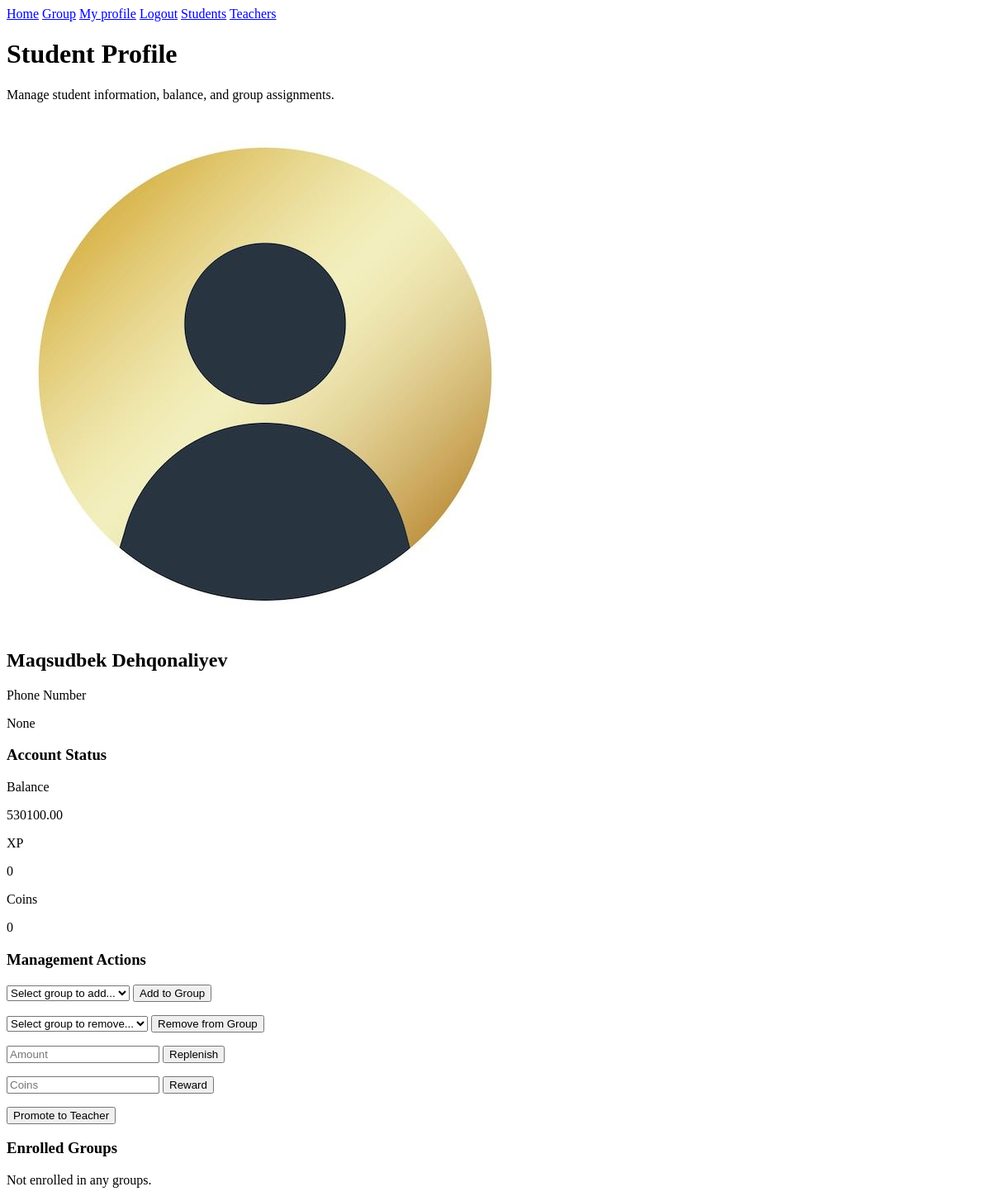
The page /manager/student-profile/dehkonaliev (signed in) on the database as committed earlier.
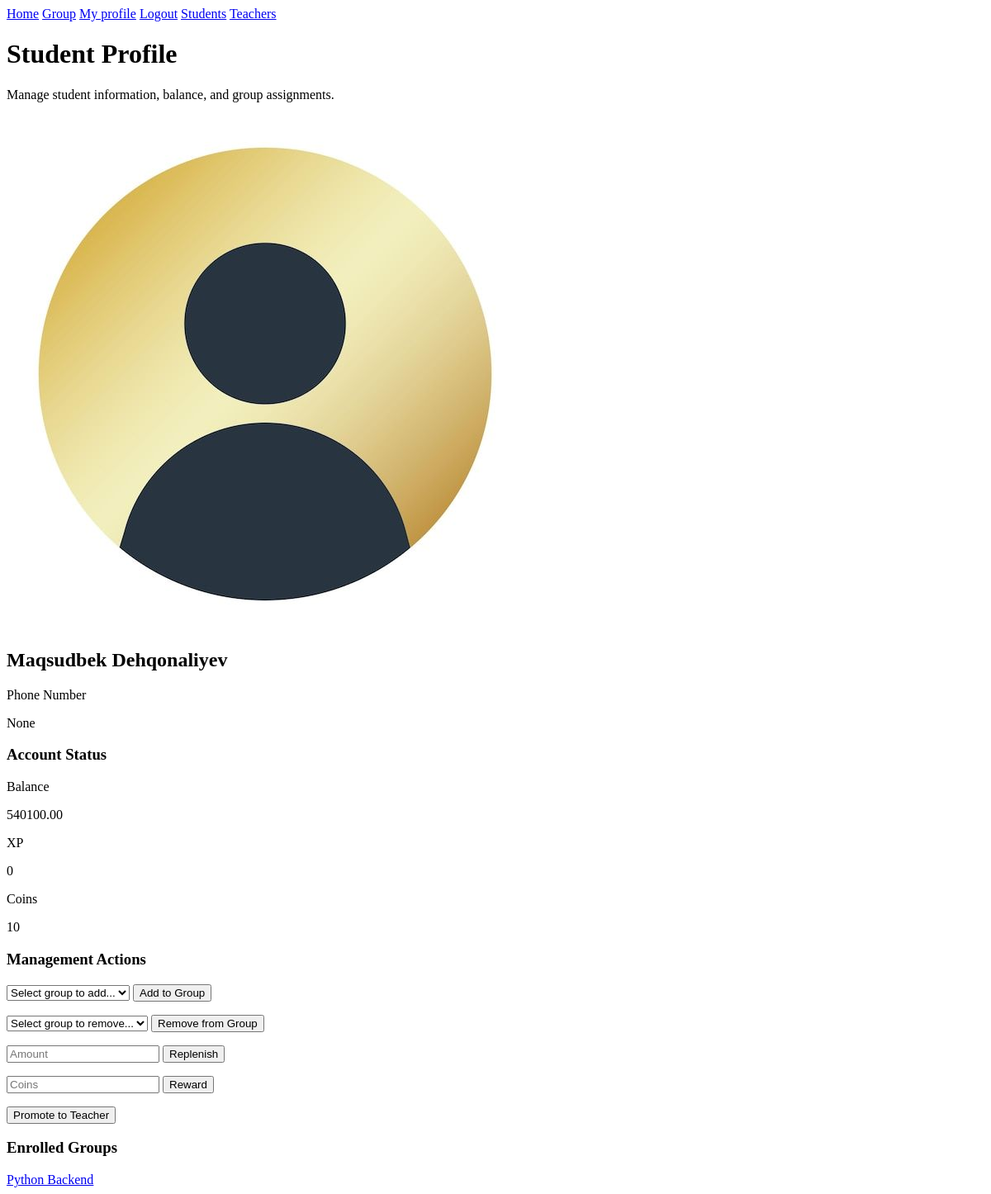
The same page on the database as committed later.
### student/models.py (models this page shows, shortened)
class StudentInfo(models.Model):
    student = models.ForeignKey(CustomUser, on_delete=models.CASCADE, limit_choices_to={'role': 'STUDENT'})
    xp = models.PositiveIntegerField(default=0)
    coins = models.PositiveIntegerField(default=0)
    balance = models.DecimalField(max_digits=15, decimal_places=2, default=0, blank=True)

### manager/models.py (models this page shows, shortened)
class Group(models.Model):
    name = models.CharField(max_length=100)
    manager = models.ForeignKey(CustomUser, on_delete=models.SET_NULL, null=True, limit_choices_to={'role': 'MANAGER'})
    teacher = models.ForeignKey(CustomUser, on_delete=models.SET_NULL, null=True, limit_choices_to={'role': 'TEACHER'}, related_name='group_teacher')
    students = models.ManyToManyField(CustomUser,  limit_choices_to={'role': 'STUDENT'}, related_name='enrolled_groups')

### manager/views.py (the view, shortened to what this page needs)
# urls.py: path('student-profile/<slug:username>', StudentProfileView.as_view(), name='mg-student-profile'),
class StudentProfileView(View):
    def get(self, request, username):
        access_check = is_manager(request)
        if access_check:
            return access_check
        user = CustomUser.objects.filter(username=username).first()
        student_info = StudentInfo.objects.get(student=user)
        if not user or user.role != 'STUDENT':
            return redirect('not-found')
        groups = user.enrolled_groups.all()
        available_groups = Group.objects.exclude(id__in=groups.values_list('id', flat=True))
        context = {
            'student': user,
            'groups': groups,
            'available_groups': available_groups,
            'student_info': student_info
        }
        return render(request, 'manager/mg-student-profile.html', context)

### manager/views.py (called while the page is built)
def is_manager(request):
    if request.user.role != 'MANAGER':
        return redirect('no-access')
    return None

### templates/manager/mg-student-profile.html (shortened to what the changed rows need)
{% extends 'mg-base.html' %}
{% block content %}
<div class="mb-8">
    <h1 class="text-2xl font-bold text-white mb-2">Student Profile</h1>
</div>
<div class="grid grid-cols-1 lg:grid-cols-3 gap-6">
    <div class="lg:col-span-1 space-y-6">
        <div class="bg-slate-800 border border-slate-700 rounded-xl p-6 flex flex-col items-center text-center">
            <h2 class="text-xl font-bold text-white">{{ student.first_name }} {{ student.last_name }}</h2>
        </div>
        <div class="bg-slate-800 border border-slate-700 rounded-xl p-6">
            <div class="grid grid-cols-3 gap-2 text-center">
                <div class="bg-slate-900 p-3 rounded-lg">
                    <p class="text-xs text-slate-500 uppercase">Balance</p>
                    <p class="text-lg font-bold text-emerald-400">{{ student_info.balance }}</p>
                </div>
                <div class="bg-slate-900 p-3 rounded-lg">
                    <p class="text-xs text-slate-500 uppercase">XP</p>
                    <p class="text-lg font-bold text-blue-400">{{ student_info.xp }}</p>
                </div>
                <div class="bg-slate-900 p-3 rounded-lg">
                    <p class="text-xs text-slate-500 uppercase">Coins</p>
                    <p class="text-lg font-bold text-amber-400">{{ student_info.coins }}</p>
                </div>
            </div>
        </div>
    </div>
    <div class="lg:col-span-2 space-y-6">
        <div class="bg-slate-800 border border-slate-700 rounded-xl overflow-hidden">
            <div class="p-6">
                {% if groups %}
                    <div class="flex flex-wrap gap-2">
                        {% for group in groups %}
                        <a href="{% url 'mg-group-detail' group.pk %}">
                            <span class="bg-indigo-900/30 text-indigo-300 px-3 py-1 rounded-full text-sm font-medium border border-indigo-500/30">{{ group.name }}</span>
                        </a>
                        {% endfor %}
                    </div>
                {% else %}
                    <p class="text-slate-500 text-sm italic">Not enrolled in any groups.</p>
                {% endif %}
            </div>
        </div>
    </div>
</div>
{% endblock %}

Rows that differ between the two databases and show on the page:
changed StudentInfo: balance "530100.00" → "540100.00"; coins "0" → "10"
now on this page (row edited): Group: name "Python Backend"
Other text that changed with them:
text no longer shown: "Not enrolled in any groups."
